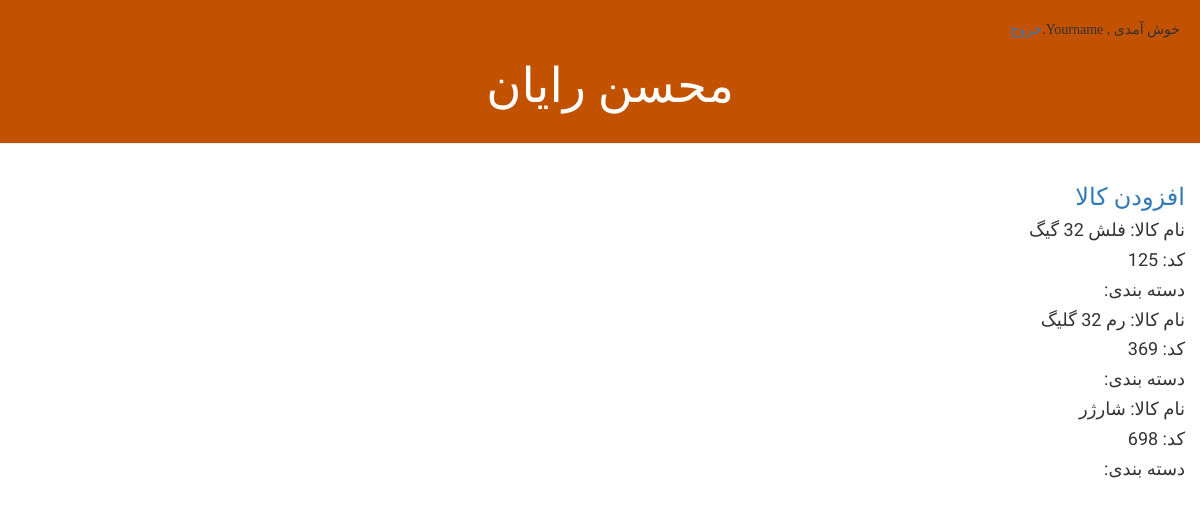
/pro (signed in), run on an earlier commit of the app's database.
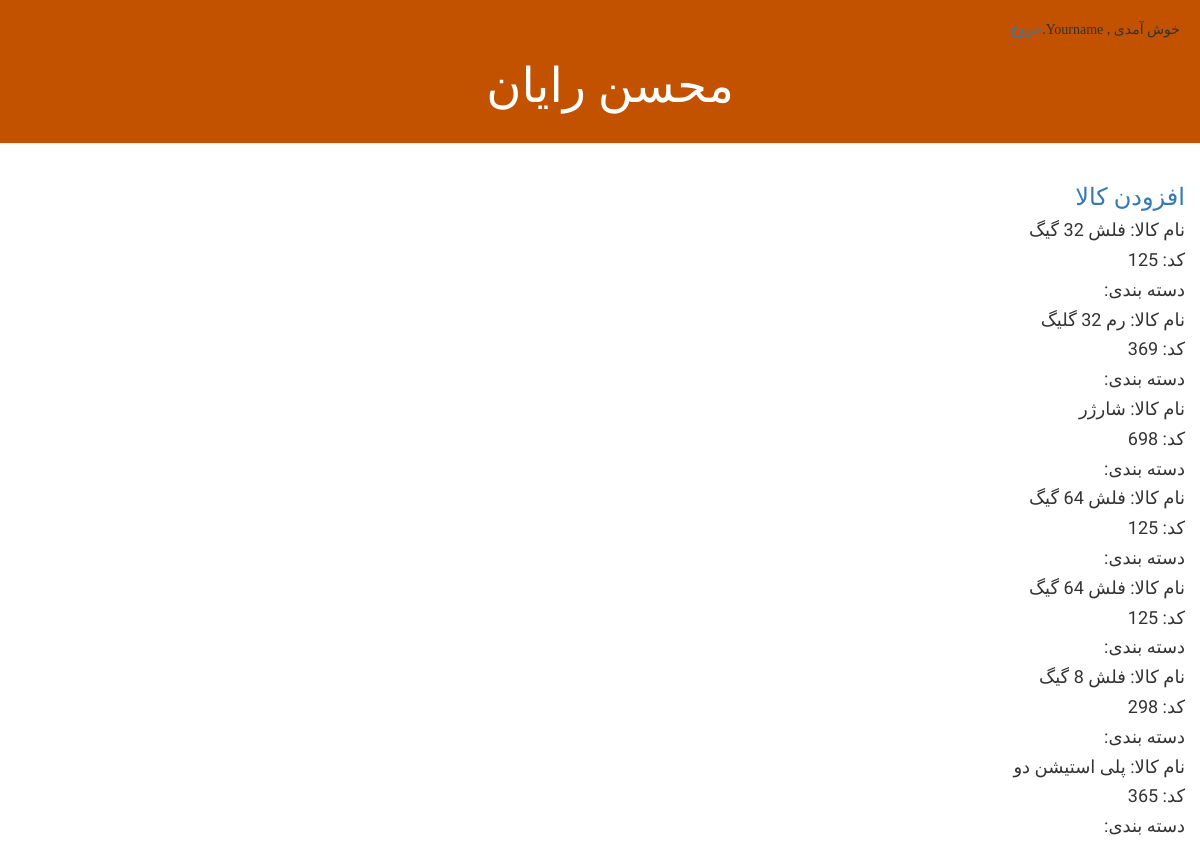
And on a later commit of the database.
### blog/models.py (models this page shows, shortened)
class Product(models.Model):
    name = models.CharField(max_length=200)
    code = models.IntegerField()
    created_date = models.DateTimeField(default=timezone.now)
    category = models.ForeignKey(Category, on_delete=models.CASCADE, blank=True)

### blog/views.py (the view)
# urls.py: path('pro', views.pro_list, name='pro_list'),
@login_required(login_url='login')
def pro_list(request):
    product = Product.objects.all()
    return render(request, 'blog/pro_list.html', {'product':product})

### blog/templates/blog/pro_list.html
{% extends 'blog/base.html' %}
{% block content %}
<h3><a href="{% url 'pro_new' %}">افزودن کالا</a></h3>
{% for pro in product %}
    <div>
        <h4>نام کالا: {{ pro.name }}</h4>
        <h4>کد: {{ pro.code }}</h4>
        <h4>دسته بندی: {{ pro.category.name }}</h4>
    </div>
{% endfor %}
{% endblock %}

### blog/templates/blog/base.html (shortened to what this page needs)
{% load static %}
<html dir="rtl">
    <head>
        <link rel="stylesheet" href="//maxcdn.bootstrapcdn.com/bootstrap/3.2.0/css/bootstrap.min.css">
        <link rel="stylesheet" href="//maxcdn.bootstrapcdn.com/bootstrap/3.2.0/css/bootstrap-theme.min.css">
        <link rel="stylesheet" href="{% static 'css/blog.css' %}">
    </head>
    <body>
        <div class="page-header">
    {% if user.is_authenticated %}
    <p>خوش آمدی , {{ user.username }}.<a href="{% url 'logout' %}">خروج</a></p>{% else %}
    <p>خوش آمدید، لطفا وارد سیستم شوید</p>
    {% endif %}
        <h1><a href="/">محسن رایان</a></h1>
        </div>
        <div class="content container">
            <div class="row">
                    {% block content %}
                    {% endblock %}
            </div>
        </div>
    </body>
</html>

### blog/static/css/blog.css (style rules this page uses)
body { font-family: yekan; }
.page-header { background-color: #C25100; margin-top: 0; padding: 20px 20px 20px 40px; }
.page-header h1, .page-header h1 a, .page-header h1 a:visited, .page-header h1 a:active { color: #ffffff; font-size: 36pt; text-decoration: none; text-align: center; }
h1, h2, h3, h4 { font-family: 'Lobster', cursive; }

What changed in the data, as far as the page shows it:
added Product: name "فلش 64 گیگ", code "125"
added Product: name "فلش 64 گیگ", code "125"
added Product: name "فلش 8 گیگ", code "298"
added Product: name "پلی استیشن دو", code "365"
